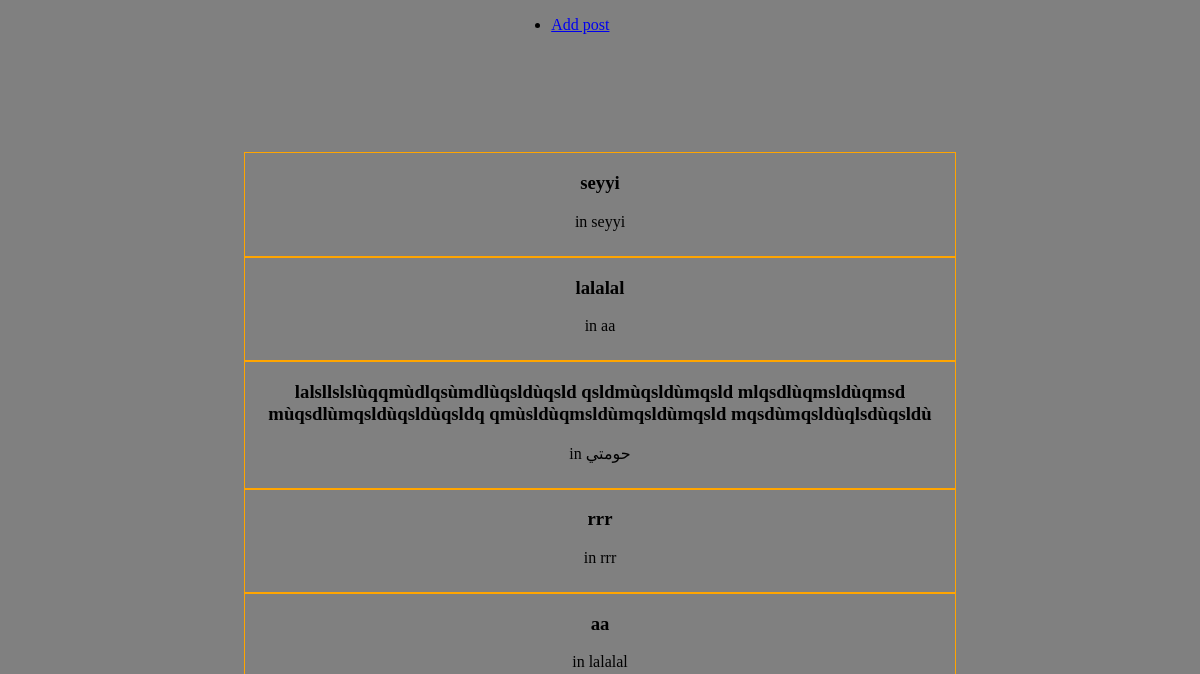
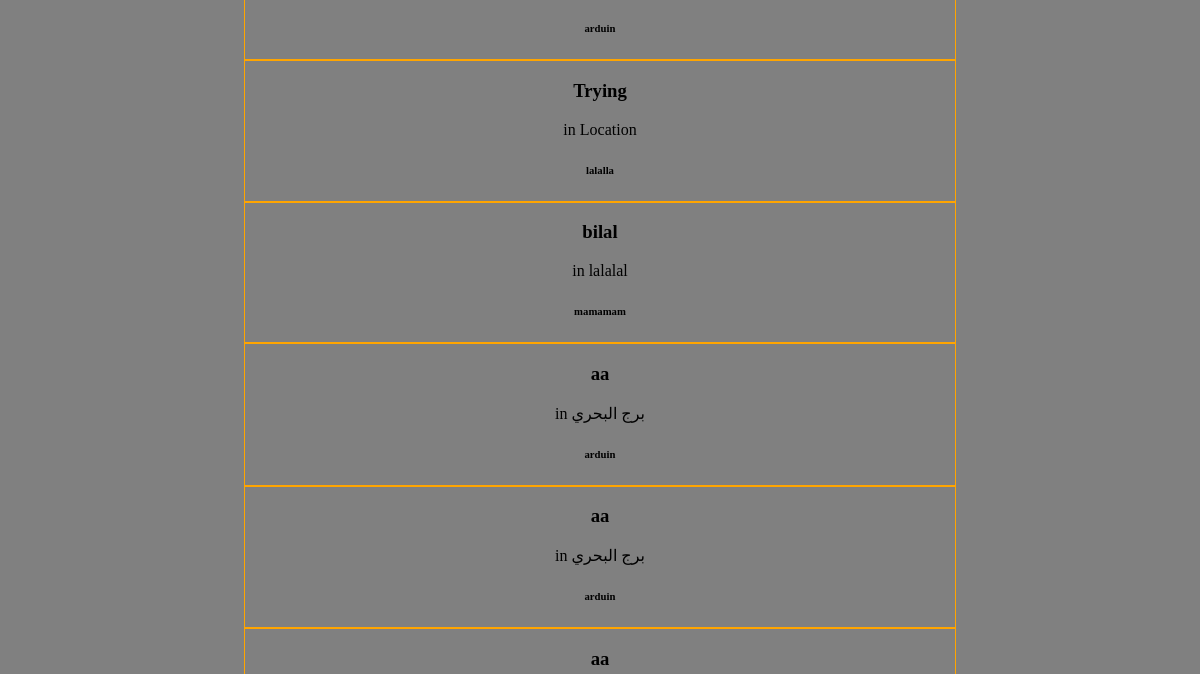
Page /home/ (upper part) on the earlier database version (2 pictures, top to bottom).
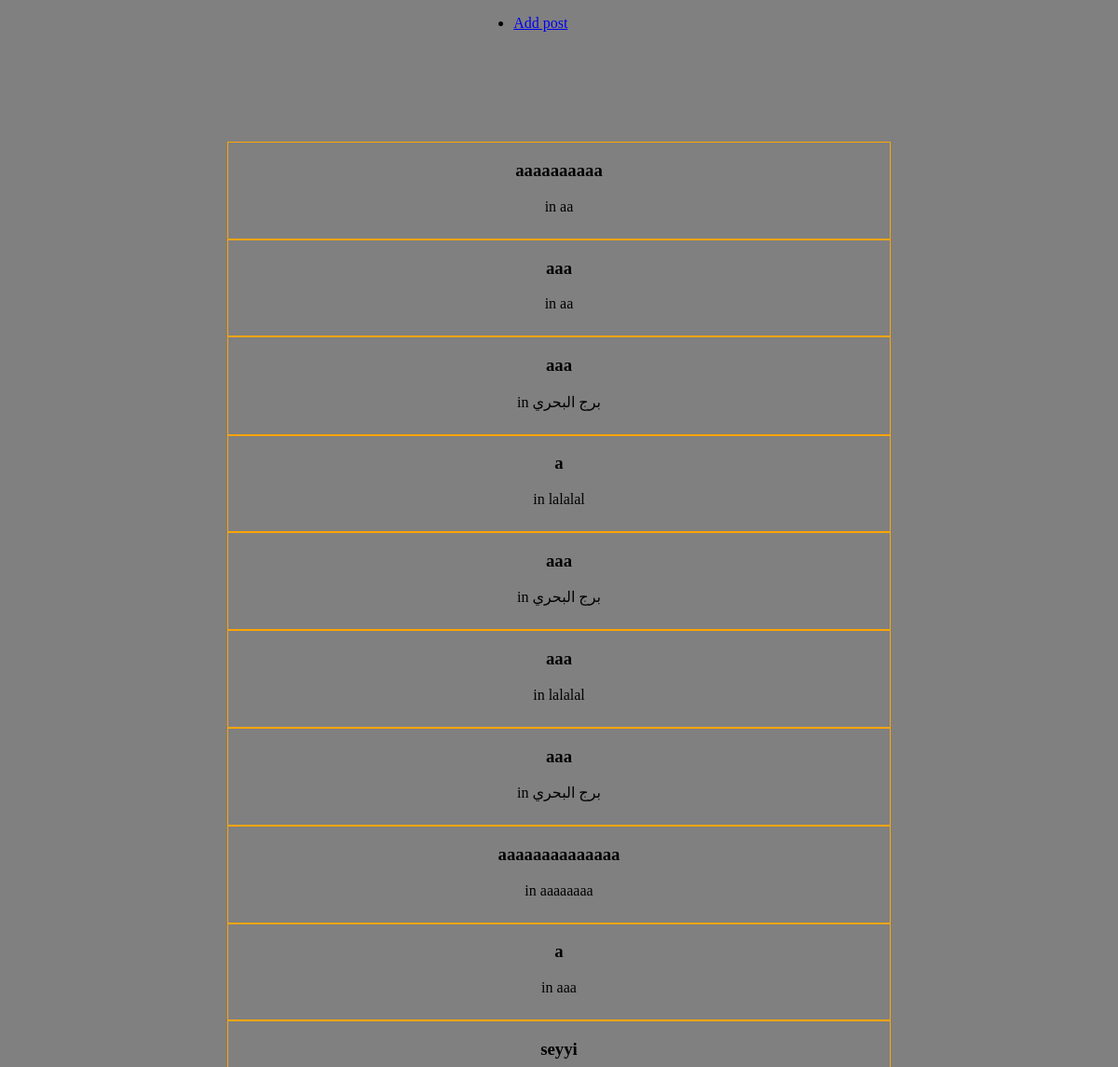
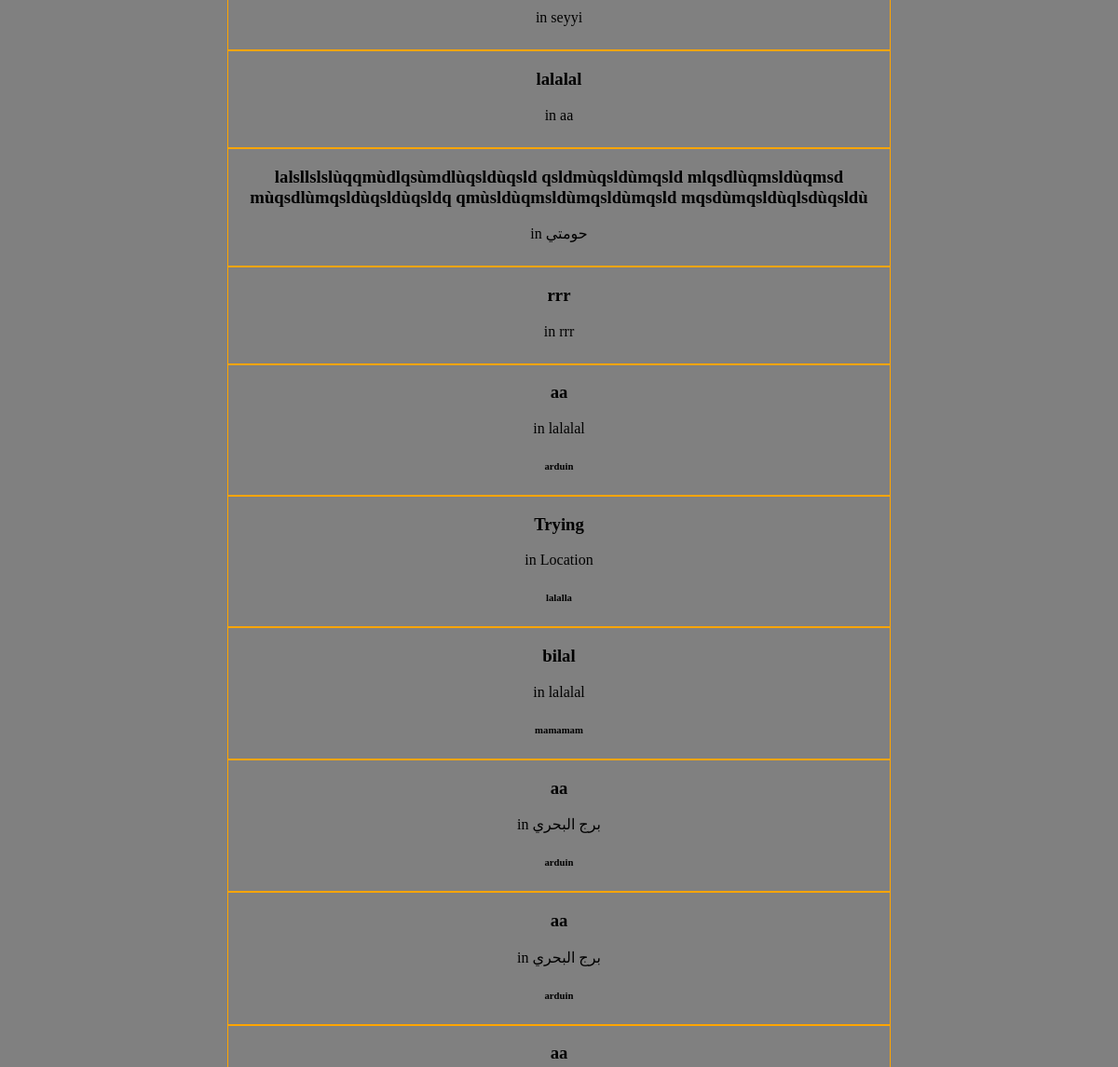
Same page on the later database version (2 pictures, top to bottom).
### PUBLISHER_DZ/models.py (models this page shows)
class Post(models.Model):
	description=models.TextField(max_length=500)
	price=models.IntegerField(max_length=10)
	location=models.CharField(max_length=50)
	phone=models.CharField(max_length=50)
	e_mail=models.EmailField(max_length=50)
	creation_date=models.DateTimeField(default=timezone.now)
	image_url=models.CharField(max_length=100)
        keywords=models.CharField(max_length=100)
	def handle_post(self):
		self.creation_date=timezone.now()
		self.save
	def __str__(self):
		return self.description

### PUBLISHER_DZ/views.py (the view)
# urls.py: url(r'^home/', views.Home.as_view() , name="home"),
class Home(generic.ListView):
	template_name="PUBLISHER_DZ/home.html"
	context_object_name = "posts"
	def get_queryset(self):
		return Post.objects.all().order_by('-id')

### PUBLISHER_DZ/templates/PUBLISHER_DZ/home.html (shortened to what this page needs)
<!DOCTYPE html>
<head>
{% load static %}
<link rel="stylesheet" type="text/css" href="{% static "css/style.css" %}">
</head>
<body>
<header>
<ul>
<li><a href="/add">Add post</a></li>
</ul>
</header>
<div class="postShow">
{% for i in posts %}
<div class="post">
<div class="description"><h3>{{i.description}}</h3></div>
<div class="location">in {{i.location}}</div>
<div class="keywords"><h6>{{i.keywords}}</h6></div>
</div>
{% endfor %}
</div>
</body>
</html>

Differences in the rows shown:
added Post: description "aaaaaaaaaa", location "aa"
added Post: description "aaa", location "aa"
added Post: description "aaa", location "برج البحري"
added Post: description "a", location "lalalal"
added Post: description "aaa", location "برج البحري"
added Post: description "aaa", location "lalalal"
added Post: description "aaa", location "برج البحري"
added Post: description "aaaaaaaaaaaaaa", location "aaaaaaaa"
added Post: description "a", location "aaa"
